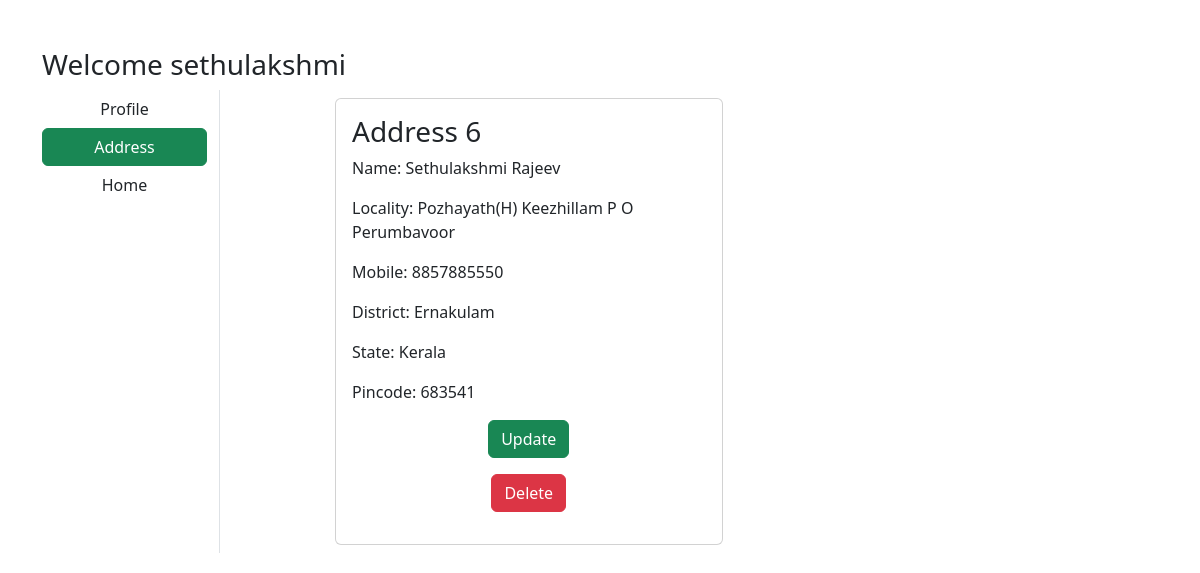
The app's page /address/ (signed in) with its own data.
### myapp/models.py (models this page shows, shortened)
class customer(models.Model):
    user = models.ForeignKey(User,on_delete=models.CASCADE)
    name = models.CharField(max_length=200)
    locality = models.CharField(max_length=200)
    DISTRICT_CHOICES = (
        ('Alappuzha','Alappuzha'),
        ('Ernakulam','Ernakulam'),
        ('Idukki','Idukki'),
        ('Kannur','Kannur'),
        ('Kasaragod','Kasaragod'),
        ('Kollam','Kollam'),
        ('Kottayam','Kottayam'),
        ('Kozhikode','Kozhikode'),
        ('Malappuram','Malappuram'),
        ('Palakkad','Palakkad'),
        ('Pathanamthitta','Pathanamthitta'),
        ('Thiruvananthapuram','Thiruvananthapuram'),
        ('Thrissur','Thrissur'),
        ('Wayanad','Wayanad'),
    )
    district = models.CharField(choices=DISTRICT_CHOICES,max_length=50)
    mobile = models.IntegerField()
    zipcode = models.IntegerField()
    STATE_CHOICES = (
        ('Andaman & Nicobar Islands', 'Andaman & Nicobar Islands'),
        ('Andhra Pradesh','Andhra Pradesh'),
        ('Arunachal Pradesh','Arunachal Pradesh'),
        ('Assam','Assam'),
        ('Bihar','Bihar'),
        ('Chandigarh','Chandigarh'),
        ('Chhattisgarh','Chhattisgarh'),
        ('Dadra & Nagar Haveli and Daman & Diu','Dadra & Nagar Haveli and Daman & Diu'),
        ('Delhi','Delhi'),
        ('Goa','Goa'),
        ('Gujarat','Gujarat'),
        ('Haryana','Haryana'),
        ('Himachal Pradesh','Himachal Pradesh'),
        ('Jammu & Kashmir','Jammu & Kashmir'),
        ('Jharkhand','Jharkhand'),
        ('Karnataka','Karnataka'),
        ('Kerala','Kerala'),
        ('Ladakh','Ladakh'),
        ('Lakshadweep','Lakshadweep'),
        ('Madhya Pradesh','Madhya Pradesh'),
        ('Maharashtra','Maharashtra'),
        ('Manipur','Manipur'),
        ('Meghalaya','Meghalaya'),
        ('Mizoram','Mizoram'),
        ('Nagaland','Nagaland'),
        ('Odisha','Odisha'),
        ('Puducherry','Puducherry'),
        ('Punjab','Punjab'),
        ('Rajasthan','Rajasthan'),
        ('Sikkim','Sikkim'),
        ('Tamil Nadu','Tamil Nadu'),
        ('Telangana','Telangana'),
        ('Tripura','Tripura'),
        ('Uttar Pradesh','Uttar Pradesh'),
        ('Uttarakhand','Uttarakhand'),
        ('West Bengal','West Bengal'),
        )
    state = models.CharField(choices=STATE_CHOICES,max_length=100)

### myapp/views.py (the view)
# urls.py: path('address/',views.address, name='address'),
def address(r):
    add = customer.objects.filter(user=r.user)
    return render(r,'address.html',{'add':add})

### template/address.html (shortened to what this page needs)
<!DOCTYPE html>
<html lang="en">
<head>
    <link href="https://cdn.jsdelivr.net/npm/bootstrap@5.3.3/dist/css/bootstrap.min.css" rel="stylesheet">
</head>
<body>
<div class="container my-5">
    <div class="row">
        <h3>Welcome <span class = "text-captilize">{{request.user.username}}</span></h3>
        <div class="col-sm-2 border-end">
            <ul class="list-unstyled">
                <li class="d-grid"><a href = "../profile" class = "btn">Profile</a></li>
                <li class="d-grid"><a href = "../address" class = "btn btn-success">Address</a></li>
                <li class="d-grid"><a href = "/" class = "btn">Home</a></li>
            </ul>
        </div>
        <div class="col-sm-9 offset-sm-1">
            <div class="row">
                {% for ad in add %}
                <div class="col-sm-6">
                    <div class="card m-2">
                        <div class="card-body">
                            <h3>Address {{ad.id}}</h3>
                            <p>Name: {{ad.name}}</p>
                            <p>Locality: {{ad.locality}}</p>
                            <p>Mobile: {{ad.mobile}}</p>
                            <p>District: {{ad.district}}</p>
                            <p>State: {{ad.state}}</p>
                            <p>Pincode: {{ad.zipcode}}</p>
                            <p class = "text-center"><a href="{% url 'updateAddress' ad.id %}" type = "button" class = "btn btn-success">Update</a></p>
                            <p class = "text-center"><a href="{% url 'delete' ad.id %}" type = "button" class = "btn btn-danger" onclick = "return confirm('Delete this product?');">Delete</a></p>
                        </div>
                    </div>
                </div>
                {% endfor %}
            </div>
        </div>
    </div>
</div>
</body>
</html>

### records on screen
customer: id "6", name "Sethulakshmi Rajeev", locality "Pozhayath(H) Keezhillam P O Perumbavoor", mobile "8857885550", district "Ernakulam", state "Kerala", zipcode "683541"

### other values on screen
{{ request.user.username }} "sethulakshmi"
